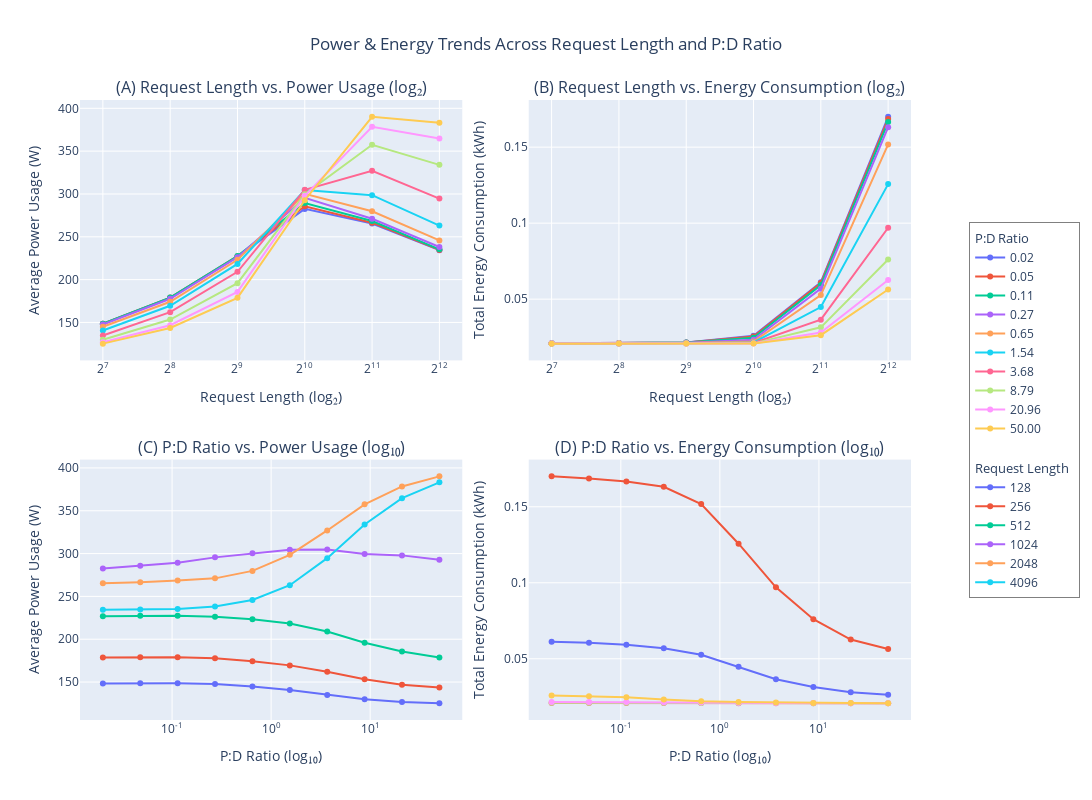

Notebook code for this chart:
### Code cell
import plotly.graph_objects as go
from plotly.subplots import make_subplots
import math

numeric_cols = [
    "request_length", "prefill_tokens", "decode_tokens",
    "prefill_decode_ratio", "average_power_watts",
    "peak_power_watts", "total_energy_kwh", "execution_time_s"
]
df[numeric_cols] = df[numeric_cols].apply(pd.to_numeric, errors="coerce")
df.dropna(inplace=True)

all_pd_ratios = sorted(df["prefill_decode_ratio"].unique())
all_request_lengths = sorted(df["request_length"].unique())

# Two-decimal label for the ratio
df["prefill_decode_ratio_2dec"] = df["prefill_decode_ratio"].apply(lambda x: f"{x:.2f}")

###############################################################################
# 2. Label functions: log2_html & log10_html for proper superscripts
###############################################################################
def label_log2_html(x: float) -> str:
    """
    Return e.g. '2<sup>7</sup>' if x ~ 128,
    else show as integer (e.g. '100').
    """
    if x <= 0:
        return str(int(x))
    exp = math.log2(x)
    rounded = int(round(exp))
    if abs(exp - rounded) < 0.0001:
        return f"2<sup>{rounded}</sup>"
    return str(int(x))

def label_log10_html(val: float) -> str:
    """
    Returns '10<sup>-2</sup>' if val is exactly 10^-2,
    otherwise 2-decimal fallback (e.g. '3.16').
    """
    if val <= 0:
        return str(val)
    exp = math.log10(val)
    rounded = int(round(exp))
    if abs(exp - rounded) < 0.0001:
        # Perfect power of 10
        return f"10<sup>{rounded}</sup>"
    else:
        # Fallback
        return f"{val:.2f}"

###############################################################################
# 3. Generate major ticks for bottom row from ~7 powers-of-10
###############################################################################
min_ratio = min(all_pd_ratios)
max_ratio = max(all_pd_ratios)

if min_ratio <= 0:
    tickvals_ratios = []
else:
    min_pow = math.floor(math.log10(min_ratio))
    max_pow = math.ceil(math.log10(max_ratio))
    possible_vals = [10**p for p in range(min_pow, max_pow+1)]
    tickvals_ratios = [v for v in possible_vals if v >= min_ratio and v <= max_ratio]
    if len(tickvals_ratios) > 8:
        tickvals_ratios = tickvals_ratios[:8]

###############################################################################
# 4. Create 2x2 Subplots
###############################################################################
fig = make_subplots(
    rows=2,
    cols=2,
    subplot_titles=[
        "(A) Request Length vs. Power Usage (log₂)",
        "(B) Request Length vs. Energy Consumption (log₂)",
        "(C) P:D Ratio vs. Power Usage (log₁₀)",
        "(D) P:D Ratio vs. Energy Consumption (log₁₀)"
    ],
    vertical_spacing=0.16,
    horizontal_spacing=0.08
)

fig.update_layout(
    width=1200,
    height=800,
    hovermode="x unified",
    title_text="Power & Energy Trends Across Request Length and P:D Ratio",
    title_x=0.5
)

###############################################################################
# 5. Functions to add top-row vs bottom-row traces
###############################################################################
def add_top_row_traces(data, row, col, ycol):
    """One trace per unique P:D ratio (colored by ratio_str)."""
    for ratio_str in sorted(data["prefill_decode_ratio_2dec"].unique(), key=float):
        subset = data[data["prefill_decode_ratio_2dec"] == ratio_str].sort_values(by="request_length")
        if subset.empty:
            continue
        
        hover_text = [
            f"P:D Ratio: {ratio_str}<br>"
            f"Request Length: {rl}<br>"
            f"Avg. Power: {pw:.2f} W<br>"
            f"Total Energy: {en:.2f} kWh<br>"
            f"Execution Time: {et:.1f} s"
            for rl, pw, en, et in zip(
                subset["request_length"],
                subset["average_power_watts"],
                subset["total_energy_kwh"],
                subset["execution_time_s"]
            )
        ]
        
        fig.add_trace(
            go.Scatter(
                x=subset["request_length"],
                y=subset[ycol],
                mode="lines+markers",
                name=ratio_str,
                legendgroup="top_row_ratios",
                legendgrouptitle_text="P:D Ratio",
                hovertext=hover_text,
                hoverinfo="text"
            ),
            row=row,
            col=col
        )

def add_bottom_row_traces(data, row, col, ycol):
    """One trace per unique request_length (colored by request_length)."""
    for rl in sorted(data["request_length"].unique()):
        subset = data[data["request_length"] == rl].sort_values(by="prefill_decode_ratio")
        if subset.empty:
            continue
        
        hover_text = [
            f"Request Length: {rl}<br>"
            f"P:D Ratio: {pdr:.2f}<br>"
            f"Avg. Power: {pw:.2f} W<br>"
            f"Total Energy: {en:.2f} kWh<br>"
            f"Execution Time: {et:.1f} s"
            for pdr, pw, en, et in zip(
                subset["prefill_decode_ratio"],
                subset["average_power_watts"],
                subset["total_energy_kwh"],
                subset["execution_time_s"]
            )
        ]
        
        fig.add_trace(
            go.Scatter(
                x=subset["prefill_decode_ratio"],
                y=subset[ycol],
                mode="lines+markers",
                name=str(rl),
                legendgroup="bottom_row_lengths",
                legendgrouptitle_text="Request Length",
                hovertext=hover_text,
                hoverinfo="text"
            ),
            row=row,
            col=col
        )

# Top row
add_top_row_traces(df, 1, 1, "average_power_watts")
add_top_row_traces(df, 1, 2, "total_energy_kwh")

# Bottom row
add_bottom_row_traces(df, 2, 1, "average_power_watts")
add_bottom_row_traces(df, 2, 2, "total_energy_kwh")

###############################################################################
# 6. X-Axis Ticks
###############################################################################
# (A) & (B) => request_length in log₂ with HTML superscripts
fig.update_xaxes(
    type="log",
    row=1,
    col=1,
    tickmode="array",
    tickvals=all_request_lengths,
    ticktext=[label_log2_html(x) for x in all_request_lengths],
    title_text="Request Length (log₂)"
)
fig.update_xaxes(
    type="log",
    row=1,
    col=2,
    tickmode="array",
    tickvals=all_request_lengths,
    ticktext=[label_log2_html(x) for x in all_request_lengths],
    title_text="Request Length (log₂)"
)

# (C) & (D) => approximate major ticks from log10, displayed as 10<sup>...</sup>
fig.update_xaxes(
    type="log",
    row=2,
    col=1,
    tickmode="array",
    tickvals=tickvals_ratios,
    ticktext=[label_log10_html(v) for v in tickvals_ratios],
    title_text="P:D Ratio (log₁₀)"
)
fig.update_xaxes(
    type="log",
    row=2,
    col=2,
    tickmode="array",
    tickvals=tickvals_ratios,
    ticktext=[label_log10_html(v) for v in tickvals_ratios],
    title_text="P:D Ratio (log₁₀)"
)

# Y-axis labels
fig.update_yaxes(title_text="Average Power Usage (W)", row=1, col=1)
fig.update_yaxes(title_text="Total Energy Consumption (kWh)", row=1, col=2)
fig.update_yaxes(title_text="Average Power Usage (W)", row=2, col=1)
fig.update_yaxes(title_text="Total Energy Consumption (kWh)", row=2, col=2)

###############################################################################
# 7. De-duplicate the legend
###############################################################################
seen_top_ratios = set()
seen_bottom_lengths = set()
for trace in fig.data:
    if trace.legendgroup == "top_row_ratios":
        if trace.name in seen_top_ratios:
            trace.showlegend = False
        else:
            seen_top_ratios.add(trace.name)
    elif trace.legendgroup == "bottom_row_lengths":
        if trace.name in seen_bottom_lengths:
            trace.showlegend = False
        else:
            seen_bottom_lengths.add(trace.name)

###############################################################################
# 8. Final Legend Layout
###############################################################################
fig.update_layout(
    legend=dict(
        x=1.07,
        y=0.5,
        xanchor="left",
        yanchor="middle",
        bordercolor="gray",
        borderwidth=1,
        tracegroupgap=20,
        title_text=""
    )
)

fig.show()
